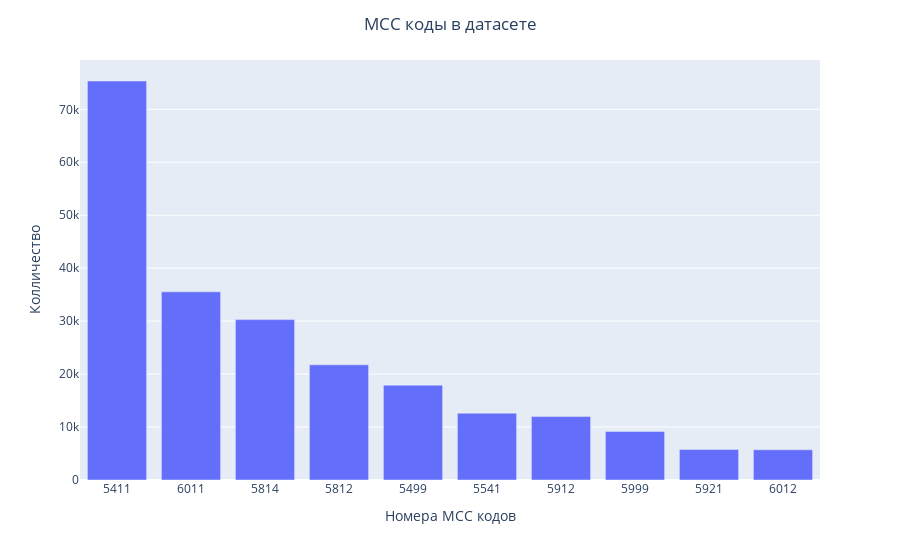

The code cell stored with this chart in its notebook:
### Markdown cell above
видно,что основная часть сосредоточена на первых 10 значениях. Выведем их на новом графике

### Code cell
count_mcc=count_mcc.loc[count_mcc['count']>5000]
fig=px.bar(count_mcc,x='code',y='count')
fig.update_layout(
                  title={   'text' :'MCC коды в датасете',
                            'x':0.5,
                            'xanchor': 'center'},
                  xaxis_title="Номера MCC кодов",
                  yaxis_title="Колличество",
                  )
fig.show(renderer='vscode')

### Figure 1 — Plotly figure (JSON) as saved in the notebook; plotly's stock layout.template omitted (floating-point values rounded to 4 significant figures)
{"data": [{"alignmentgroup": "True", "hovertemplate": "code=%{x}<br>count=%{y}<extra></extra>", "legendgroup": "", "marker": {"color": "#636efa", "pattern": {"shape": ""}}, "name": "", "offsetgroup": "", "orientation": "v", "showlegend": false, "textposition": "auto", "type": "bar", "x": ["5411", "6011", "5814", "5812", "5499", "5541", "5912", "5999", "5921", "6012"], "xaxis": "x", "y": [75343, 35524, 30285, 21741, 17913, 12616, 11976, 9171, 5770, 5709], "yaxis": "y"}], "layout": {"barmode": "relative", "legend": {"tracegroupgap": 0}, "margin": {"t": 60}, "title": {"text": "MCC коды в датасете", "x": 0.5, "xanchor": "center"}, "xaxis": {"anchor": "y", "domain": [0, 1], "title": {"text": "Номера MCC кодов"}}, "yaxis": {"anchor": "x", "domain": [0, 1], "title": {"text": "Колличество"}}}}
